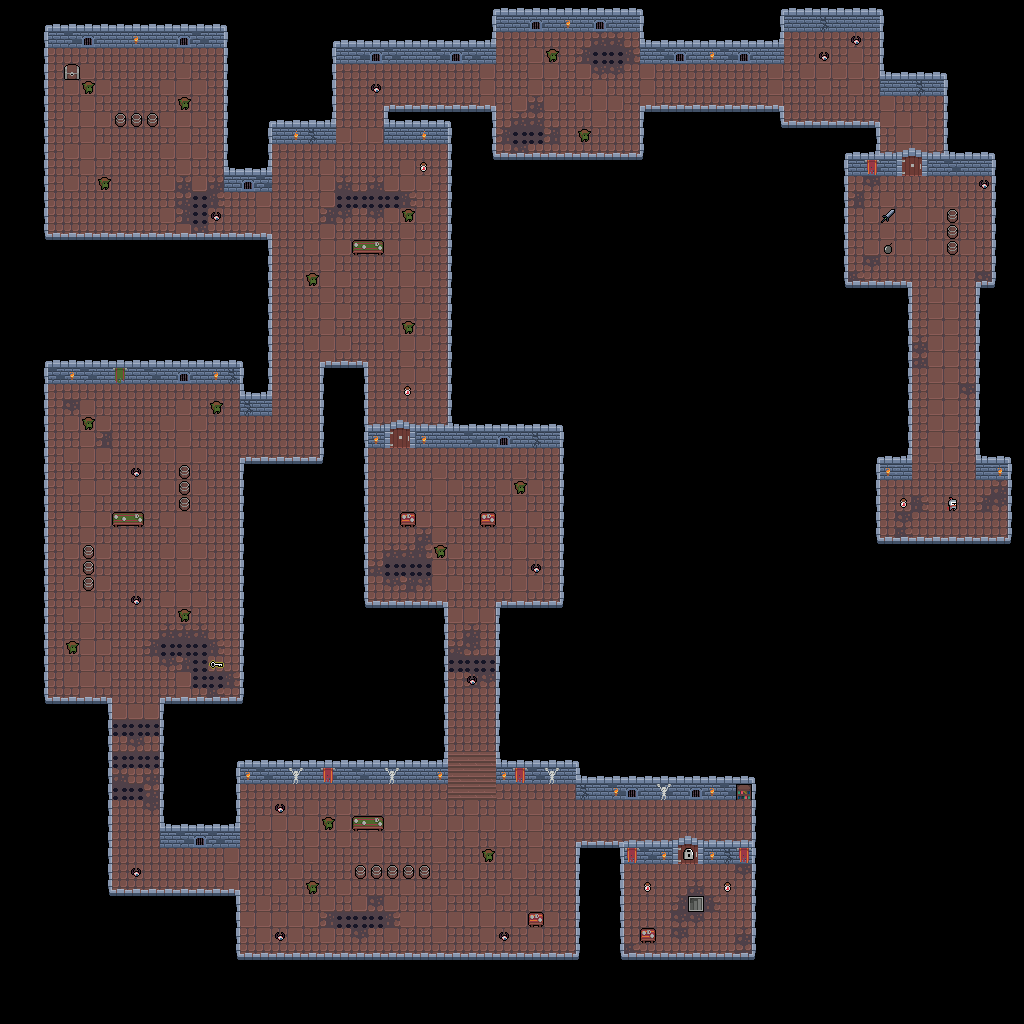

The image is a tile-based game level rendered from a .tmx file. Its description and source (layers, tilesets, objects; grid data summarised) follow:
An orthogonal 64x64 tile map with 16x16 px tiles, 5 tile layers (chao, itens chao, monstros, parede, ...).

<map version="1.10" tiledversion="1.10.2" orientation="orthogonal" renderorder="right-down" width="64" height="64" tilewidth="16" tileheight="16" infinite="0" backgroundcolor="#000000" nextlayerid="7" nextobjectid="1">
 <editorsettings>
  <export target="l2.lua" format="lua" />
 </editorsettings>
 <tileset firstgid="1" source="tileset.tsx" />
 <layer id="1" name="chao" width="64" height="64">
  <data>[4096 cells, 1451 non-empty, 12 distinct tile ids]</data>
 </layer>
 <layer id="2" name="itens chao" width="64" height="64">
  <data>[4096 cells, 8 non-empty, 4 distinct tile ids]</data>
 </layer>
 <layer id="3" name="monstros" width="64" height="64">
  <data>[4096 cells, 31 non-empty, 3 distinct tile ids]</data>
 </layer>
 <layer id="4" name="parede" width="64" height="64">
  <data>[4096 cells, 710 non-empty, 30 distinct tile ids]</data>
 </layer>
 <layer id="6" name=" itens parede" width="64" height="64">
  <data>[4096 cells, 29 non-empty, 6 distinct tile ids]</data>
 </layer>
</map>